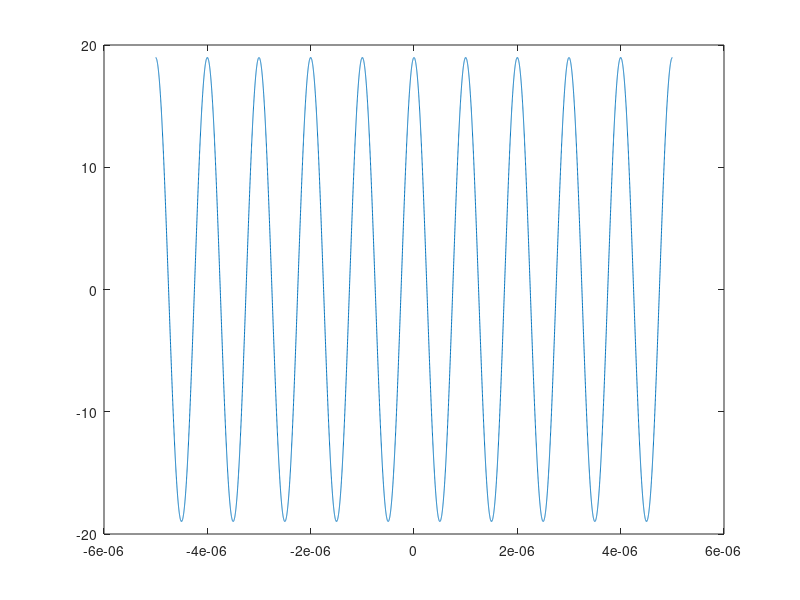

Reproduce this figure in MATLAB.
clear all;
close all;
P = 10;%number of carriers
M = 20;%number of symbols
T = 10e-6;%duration of pluse
deltf = 1/T;
tx = linspace(-T/2,T/2,10001);
s = zeros(1,10001);
d = randsrc(1,M);
j = 0;
for t = -T/2:T/10000:T/2
    j = j+1;
    for p = 1:1:P
        for m = 1:1:M
            s(j) = s(j) + d(m)*exp(sqrt(-1)*2*pi*P*deltf*t)/sqrt(P);
        end
    end
end
plot(tx,s);